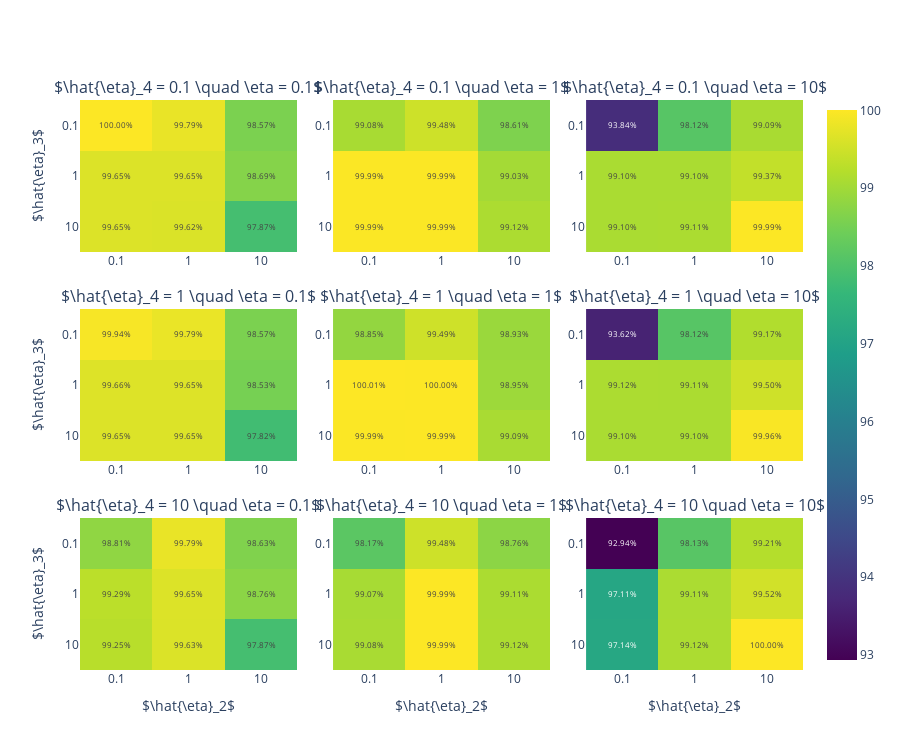

The notebook cell this image was saved under:
### Code cell
import plotly.graph_objects as go
from plotly.colors import DEFAULT_PLOTLY_COLORS
from plotly.subplots import make_subplots
import re

fig = make_subplots(3, 3, subplot_titles=[
    f'$\hat{{\eta}}_4 = {r3} \quad \eta = {eta}$' for r3 in [0.1, 1, 10] for eta in [0.1, 1, 10]
], horizontal_spacing=0.05, vertical_spacing=0.1)
for j, x in enumerate([0.1, 1, 10]):
    sens1 = sens[(sens.t1 == sens.t2) & (sens.t2 == sens.t3) & (sens.t1 == x)]
    for i, (r3, d1) in enumerate(sens1.groupby('r3')):
        z = d1.sort_values(['r2', 'r1']).ratio.to_numpy().reshape(3, 3)
        z = np.flipud(z)
        fig.add_trace(go.Heatmap(
            z=z*100,
            x=['0.1', '1', '10'],
            y=['10', '1', '0.1'],
            coloraxis='coloraxis',
            text=z*100,
            texttemplate='%{text:.2f}%',
            textfont={'size': 8}
        ), row=i+1, col=j+1)
fig.update_layout(
    coloraxis={'colorscale': 'viridis'},
    height=750,
)
fig.update_xaxes(title='$\hat{\eta}_2$', row=3)
fig.update_yaxes(title='$\hat{\eta}_3$', col=1)
fig.show()
fig.write_image('../figures/sensitivity.png')

### Figure 1 — Plotly figure (JSON) as saved in the notebook; plotly's stock layout.template omitted (floating-point values rounded to 4 significant figures)
{"data": [{"coloraxis": "coloraxis", "text": [[99.65, 99.62, 97.87], [99.65, 99.65, 98.69], [100, 99.79, 98.57]], "textfont": {"size": 8}, "texttemplate": "%{text:.2f}%", "type": "heatmap", "x": ["0.1", "1", "10"], "xaxis": "x", "y": ["10", "1", "0.1"], "yaxis": "y", "z": [[99.65, 99.62, 97.87], [99.65, 99.65, 98.69], [100, 99.79, 98.57]]}, {"coloraxis": "coloraxis", "text": [[99.65, 99.65, 97.82], [99.66, 99.65, 98.53], [99.94, 99.79, 98.57]], "textfont": {"size": 8}, "texttemplate": "%{text:.2f}%", "type": "heatmap", "x": ["0.1", "1", "10"], "xaxis": "x4", "y": ["10", "1", "0.1"], "yaxis": "y4", "z": [[99.65, 99.65, 97.82], [99.66, 99.65, 98.53], [99.94, 99.79, 98.57]]}, {"coloraxis": "coloraxis", "text": [[99.25, 99.63, 97.87], [99.29, 99.65, 98.76], [98.81, 99.79, 98.63]], "textfont": {"size": 8}, "texttemplate": "%{text:.2f}%", "type": "heatmap", "x": ["0.1", "1", "10"], "xaxis": "x7", "y": ["10", "1", "0.1"], "yaxis": "y7", "z": [[99.25, 99.63, 97.87], [99.29, 99.65, 98.76], [98.81, 99.79, 98.63]]}, {"coloraxis": "coloraxis", "text": [[99.99, 99.99, 99.12], [99.99, 99.99, 99.03], [99.08, 99.48, 98.61]], "textfont": {"size": 8}, "texttemplate": "%{text:.2f}%", "type": "heatmap", "x": ["0.1", "1", "10"], "xaxis": "x2", "y": ["10", "1", "0.1"], "yaxis": "y2", "z": [[99.99, 99.99, 99.12], [99.99, 99.99, 99.03], [99.08, 99.48, 98.61]]}, {"coloraxis": "coloraxis", "text": [[99.99, 99.99, 99.09], [100.0, 100, 98.95], [98.85, 99.49, 98.93]], "textfont": {"size": 8}, "texttemplate": "%{text:.2f}%", "type": "heatmap", "x": ["0.1", "1", "10"], "xaxis": "x5", "y": ["10", "1", "0.1"], "yaxis": "y5", "z": [[99.99, 99.99, 99.09], [100.0, 100, 98.95], [98.85, 99.49, 98.93]]}, {"coloraxis": "coloraxis", "text": [[99.08, 99.99, 99.12], [99.07, 99.99, 99.11], [98.17, 99.48, 98.76]], "textfont": {"size": 8}, "texttemplate": "%{text:.2f}%", "type": "heatmap", "x": ["0.1", "1", "10"], "xaxis": "x8", "y": ["10", "1", "0.1"], "yaxis": "y8", "z": [[99.08, 99.99, 99.12], [99.07, 99.99, 99.11], [98.17, 99.48, 98.76]]}, {"coloraxis": "coloraxis", "text": [[99.1, 99.11, 99.99], [99.1, 99.1, 99.37], [93.84, 98.12, 99.09]], "textfont": {"size": 8}, "texttemplate": "%{text:.2f}%", "type": "heatmap", "x": ["0.1", "1", "10"], "xaxis": "x3", "y": ["10", "1", "0.1"], "yaxis": "y3", "z": [[99.1, 99.11, 99.99], [99.1, 99.1, 99.37], [93.84, 98.12, 99.09]]}, {"coloraxis": "coloraxis", "text": [[99.1, 99.1, 99.96], [99.12, 99.11, 99.5], [93.62, 98.12, 99.17]], "textfont": {"size": 8}, "texttemplate": "%{text:.2f}%", "type": "heatmap", "x": ["0.1", "1", "10"], "xaxis": "x6", "y": ["10", "1", "0.1"], "yaxis": "y6", "z": [[99.1, 99.1, 99.96], [99.12, 99.11, 99.5], [93.62, 98.12, 99.17]]}, {"coloraxis": "coloraxis", "text": [[97.14, 99.12, 100], [97.11, 99.11, 99.52], [92.94, 98.13, 99.21]], "textfont": {"size": 8}, "texttemplate": "%{text:.2f}%", "type": "heatmap", "x": ["0.1", "1", "10"], "xaxis": "x9", "y": ["10", "1", "0.1"], "yaxis": "y9", "z": [[97.14, 99.12, 100], [97.11, 99.11, 99.52], [92.94, 98.13, 99.21]]}], "layout": {"annotations": [{"font": {"size": 16}, "showarrow": false, "text": "$\\hat{\\eta}_4 = 0.1 \\quad \\eta = 0.1$", "x": 0.15, "xanchor": "center", "xref": "paper", "y": 1, "yanchor": "bottom", "yref": "paper"}, {"font": {"size": 16}, "showarrow": false, "text": "$\\hat{\\eta}_4 = 0.1 \\quad \\eta = 1$", "x": 0.5, "xanchor": "center", "xref": "paper", "y": 1, "yanchor": "bottom", "yref": "paper"}, {"font": {"size": 16}, "showarrow": false, "text": "$\\hat{\\eta}_4 = 0.1 \\quad \\eta = 10$", "x": 0.85, "xanchor": "center", "xref": "paper", "y": 1, "yanchor": "bottom", "yref": "paper"}, {"font": {"size": 16}, "showarrow": false, "text": "$\\hat{\\eta}_4 = 1 \\quad \\eta = 0.1$", "x": 0.15, "xanchor": "center", "xref": "paper", "y": 0.6333, "yanchor": "bottom", "yref": "paper"}, {"font": {"size": 16}, "showarrow": false, "text": "$\\hat{\\eta}_4 = 1 \\quad \\eta = 1$", "x": 0.5, "xanchor": "center", "xref": "paper", "y": 0.6333, "yanchor": "bottom", "yref": "paper"}, {"font": {"size": 16}, "showarrow": false, "text": "$\\hat{\\eta}_4 = 1 \\quad \\eta = 10$", "x": 0.85, "xanchor": "center", "xref": "paper", "y": 0.6333, "yanchor": "bottom", "yref": "paper"}, {"font": {"size": 16}, "showarrow": false, "text": "$\\hat{\\eta}_4 = 10 \\quad \\eta = 0.1$", "x": 0.15, "xanchor": "center", "xref": "paper", "y": 0.2667, "yanchor": "bottom", "yref": "paper"}, {"font": {"size": 16}, "showarrow": false, "text": "$\\hat{\\eta}_4 = 10 \\quad \\eta = 1$", "x": 0.5, "xanchor": "center", "xref": "paper", "y": 0.2667, "yanchor": "bottom", "yref": "paper"}, {"font": {"size": 16}, "showarrow": false, "text": "$\\hat{\\eta}_4 = 10 \\quad \\eta = 10$", "x": 0.85, "xanchor": "center", "xref": "paper", "y": 0.2667, "yanchor": "bottom", "yref": "paper"}], "coloraxis": {"colorscale": [[0, "#440154"], [0.1111, "#482878"], [0.2222, "#3e4989"], [0.3333, "#31688e"], [0.4444, "#26828e"], [0.5556, "#1f9e89"], [0.6667, "#35b779"], [0.7778, "#6ece58"], [0.8889, "#b5de2b"], [1, "#fde725"]]}, "height": 750, "xaxis": {"anchor": "y", "domain": [0, 0.3]}, "xaxis2": {"anchor": "y2", "domain": [0.35, 0.65]}, "xaxis3": {"anchor": "y3", "domain": [0.7, 1]}, "xaxis4": {"anchor": "y4", "domain": [0, 0.3]}, "xaxis5": {"anchor": "y5", "domain": [0.35, 0.65]}, "xaxis6": {"anchor": "y6", "domain": [0.7, 1]}, "xaxis7": {"anchor": "y7", "domain": [0, 0.3], "title": {"text": "$\\hat{\\eta}_2$"}}, "xaxis8": {"anchor": "y8", "domain": [0.35, 0.65], "title": {"text": "$\\hat{\\eta}_2$"}}, "xaxis9": {"anchor": "y9", "domain": [0.7, 1], "title": {"text": "$\\hat{\\eta}_2$"}}, "yaxis": {"anchor": "x", "domain": [0.7333, 1], "title": {"text": "$\\hat{\\eta}_3$"}}, "yaxis2": {"anchor": "x2", "domain": [0.7333, 1]}, "yaxis3": {"anchor": "x3", "domain": [0.7333, 1]}, "yaxis4": {"anchor": "x4", "domain": [0.3667, 0.6333], "title": {"text": "$\\hat{\\eta}_3$"}}, "yaxis5": {"anchor": "x5", "domain": [0.3667, 0.6333]}, "yaxis6": {"anchor": "x6", "domain": [0.3667, 0.6333]}, "yaxis7": {"anchor": "x7", "domain": [0, 0.2667], "title": {"text": "$\\hat{\\eta}_3$"}}, "yaxis8": {"anchor": "x8", "domain": [0, 0.2667]}, "yaxis9": {"anchor": "x9", "domain": [0, 0.2667]}}}
